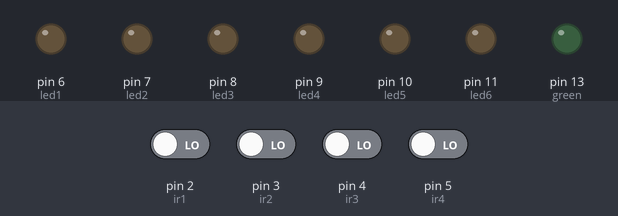
This sketch was run on a simulated Arduino Uno, built with avr-gcc and run on an emulated ATmega328P. Shown: output pins drawn as LEDs (lit = HIGH). Inputs (shaded band) come from the test bench; at power-on: pin 2 (ir1), pin 3 (ir2), pin 4 (ir3), pin 5 (ir4) LOW.

Above: at 1.2 s.
1.3 s: pin 3 (ir2) driven HIGH
At 2.5 s:
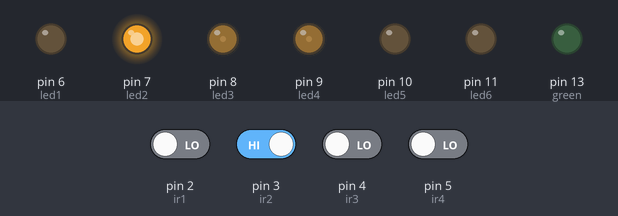
2.8 s: pin 2 (ir1) driven HIGH
At 3.2 s:
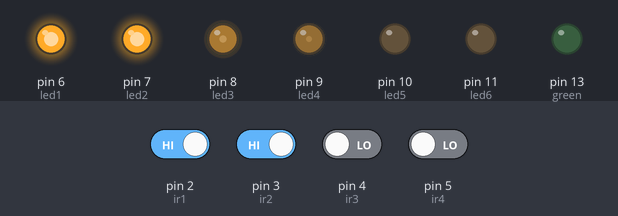
4.3 s: pin 4 (ir3) driven HIGH
At 5.5 s:
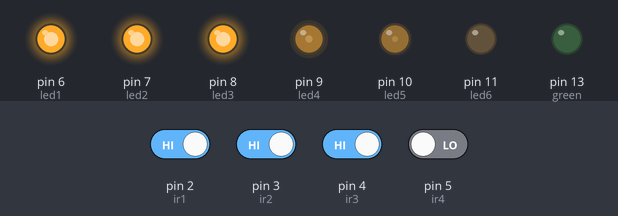
5.8 s: pin 5 (ir4) driven HIGH
At 6.7 s:
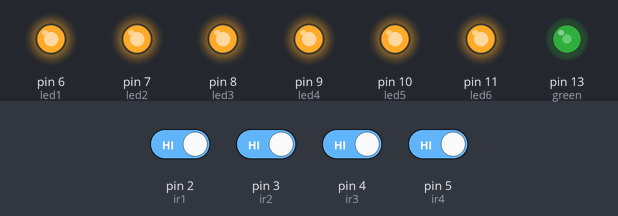
7.3 s: pin 2 (ir1) driven LOW
At 8.3 s:
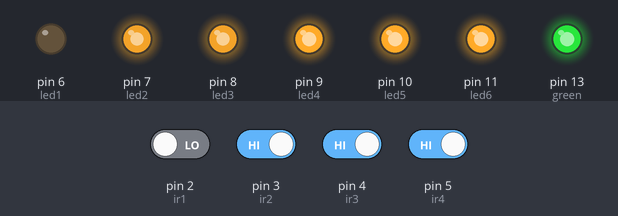
8.8 s: pin 3 (ir2) driven LOW
At 10.1 s:
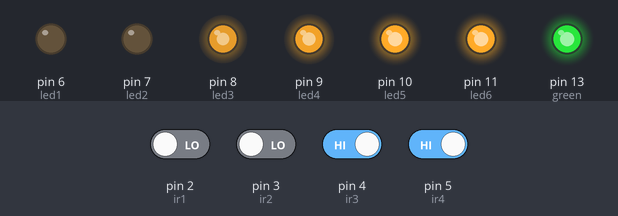
Timing chart, 0 to 11.3 s (numbered marks = the images above; inputs shaded):
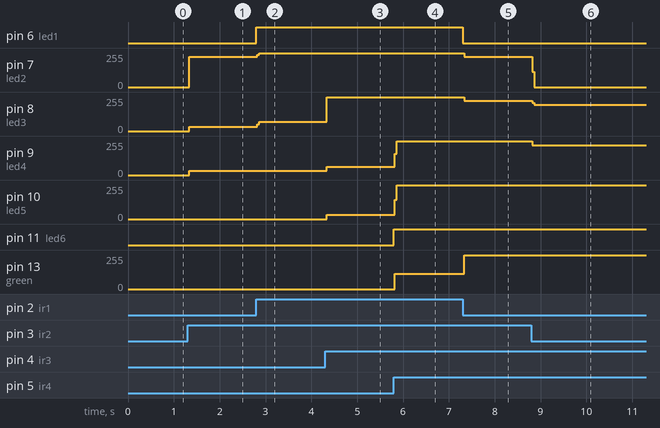

Measured:
- after the input at 1.3 s, pin 7 (led2): 0/255 → 227/255 at once; pin 8 (led3): 0/255 → 32/255 at once; pin 9 (led4): 0/255 → 31/255 at once
- after the input at 2.8 s, pin 6 (led1): LOW → HIGH at once; pin 7 (led2): 227/255 → 255/255 at once; pin 8 (led3): 32/255 → 69/255 at once
- after the input at 4.3 s, pin 8 (led3): 69/255 → 255/255 at once; pin 9 (led4): 31/255 → 62/255 at once; pin 10 (led5): 0/255 → 33/255 at once
- after the input at 5.8 s, pin 9 (led4): 62/255 → 255/255 at once; pin 10 (led5): 33/255 → 255/255 at once; pin 11 (led6): LOW → HIGH at once; pin 13 (green): 0/255 → 114/255 at once
- after the input at 7.3 s, pin 6 (led1): HIGH → LOW at once; pin 7 (led2), pin 8 (led3): 255/255 → 228/255 at once; pin 13 (green): 114/255 → 255/255 at once
- after the input at 8.8 s, pin 7 (led2): 228/255 → 0/255 at once; pin 8 (led3): 228/255 → 198/255 at once; pin 9 (led4): 255/255 → 225/255 at once

The sketch:

smart_street_lights.ino
```cpp
int ir1=2;
int ir2=3;
int ir3=4;
int ir4=5;

int led1=6;
int led2=7;
int led3=8;
int led4=9;
int led5=10;
int led6=11;
int green=13;
int prox1=0;
int prox2=0;
int prox3=0;
int prox4=0;


void setup()
{
  pinMode(ir1,INPUT);
  pinMode(ir2,INPUT);
  pinMode(ir3,INPUT);
  pinMode(ir4,INPUT);

  pinMode(led1,OUTPUT);
  pinMode(led2,OUTPUT);
  pinMode(led3,OUTPUT);
  pinMode(led4,OUTPUT);
  pinMode(led5,OUTPUT);
  pinMode(led6,OUTPUT);

  pinMode(green,OUTPUT);

}

void loop()
{
  //digitalWrite(led6,LOW);
  prox1=digitalRead(ir1);
  prox2=digitalRead(ir2);
  prox3=digitalRead(ir3);
  prox4=digitalRead(ir4);

  if(prox1==HIGH)
  {
     digitalWrite(led1,HIGH);
     digitalWrite(led2,HIGH);
     digitalWrite(led3,HIGH);
     digitalWrite(green,LOW);
  }
  else
  {
     digitalWrite(led1,LOW);
     digitalWrite(led2,LOW);
     digitalWrite(led3,LOW);
  }
 if(prox2==HIGH)
 {
     digitalWrite(led2,HIGH);
     digitalWrite(led3,HIGH);
     digitalWrite(led4,HIGH);
 }
 else
 {
    digitalWrite(led2,LOW);
    digitalWrite(led3,LOW);
    digitalWrite(led4,LOW);
 }
 if(prox3==HIGH)
 {
   digitalWrite(led3,HIGH);
   digitalWrite(led4,HIGH);
   digitalWrite(led5,HIGH);
 }
else
{
   digitalWrite(led3,LOW);
   digitalWrite(led4,LOW);
   digitalWrite(led5,LOW);
}
if(prox4==HIGH)
{
  digitalWrite(led4,HIGH);
  digitalWrite(led5,HIGH);
  digitalWrite(led6,HIGH);
  digitalWrite(green,HIGH);
}
else
{
   digitalWrite(led4,LOW);
   digitalWrite(led5,LOW);
   digitalWrite(led6,LOW);
}
 /* if(prox1==HIGH && prox2==HIGH && prox3==HIGH $$ prox4==HIGH)
  *  {
  *    digitalWrite(red,HIGH);
  *    digitalWrite(green,LOW);
  *  }
  *  else
  *  {
  *   digitalWrite(red,LOW);
  *   digitalWrite(green,HIGH);
  */
}
```
